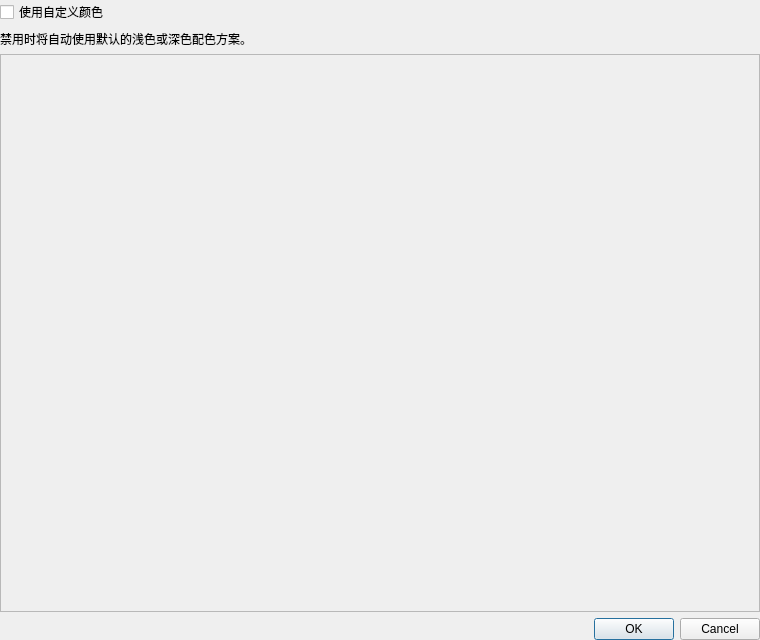
<?xml version="1.0" encoding="UTF-8"?>
<ui version="4.0">
 <class>ColorSchemeDialog</class>
 <widget class="QDialog" name="ColorSchemeDialog">
  <property name="geometry">
   <rect>
    <x>0</x>
    <y>0</y>
    <width>760</width>
    <height>640</height>
   </rect>
  </property>
  <property name="windowTitle">
   <string>自定义颜色</string>
  </property>
  <layout class="QVBoxLayout" name="verticalLayout">
   <property name="leftMargin">
    <number>0</number>
   </property>
   <property name="topMargin">
    <number>0</number>
   </property>
   <property name="rightMargin">
    <number>0</number>
   </property>
   <property name="bottomMargin">
    <number>0</number>
   </property>
   <item>
    <widget class="QCheckBox" name="customCheck">
     <property name="text">
      <string>使用自定义颜色</string>
     </property>
    </widget>
   </item>
   <item>
    <widget class="QLabel" name="hintLabel">
     <property name="text">
      <string>禁用时将自动使用默认的浅色或深色配色方案。</string>
     </property>
     <property name="wordWrap">
      <bool>true</bool>
     </property>
    </widget>
   </item>
   <item>
    <widget class="QScrollArea" name="scrollArea">
     <property name="widgetResizable">
      <bool>true</bool>
     </property>
     <widget class="QWidget" name="scrollAreaWidgetContents">
      <property name="geometry">
       <rect>
        <x>0</x>
        <y>0</y>
        <width>747</width>
        <height>540</height>
       </rect>
      </property>
      <layout class="QFormLayout" name="formLayout">
       <property name="fieldGrowthPolicy">
        <enum>QFormLayout::FieldGrowthPolicy::AllNonFixedFieldsGrow</enum>
       </property>
      </layout>
     </widget>
    </widget>
   </item>
   <item>
    <widget class="QDialogButtonBox" name="buttonBox">
     <property name="standardButtons">
      <set>QDialogButtonBox::StandardButton::Cancel|QDialogButtonBox::StandardButton::Ok</set>
     </property>
    </widget>
   </item>
  </layout>
 </widget>
 <resources/>
 <connections/>
</ui>
